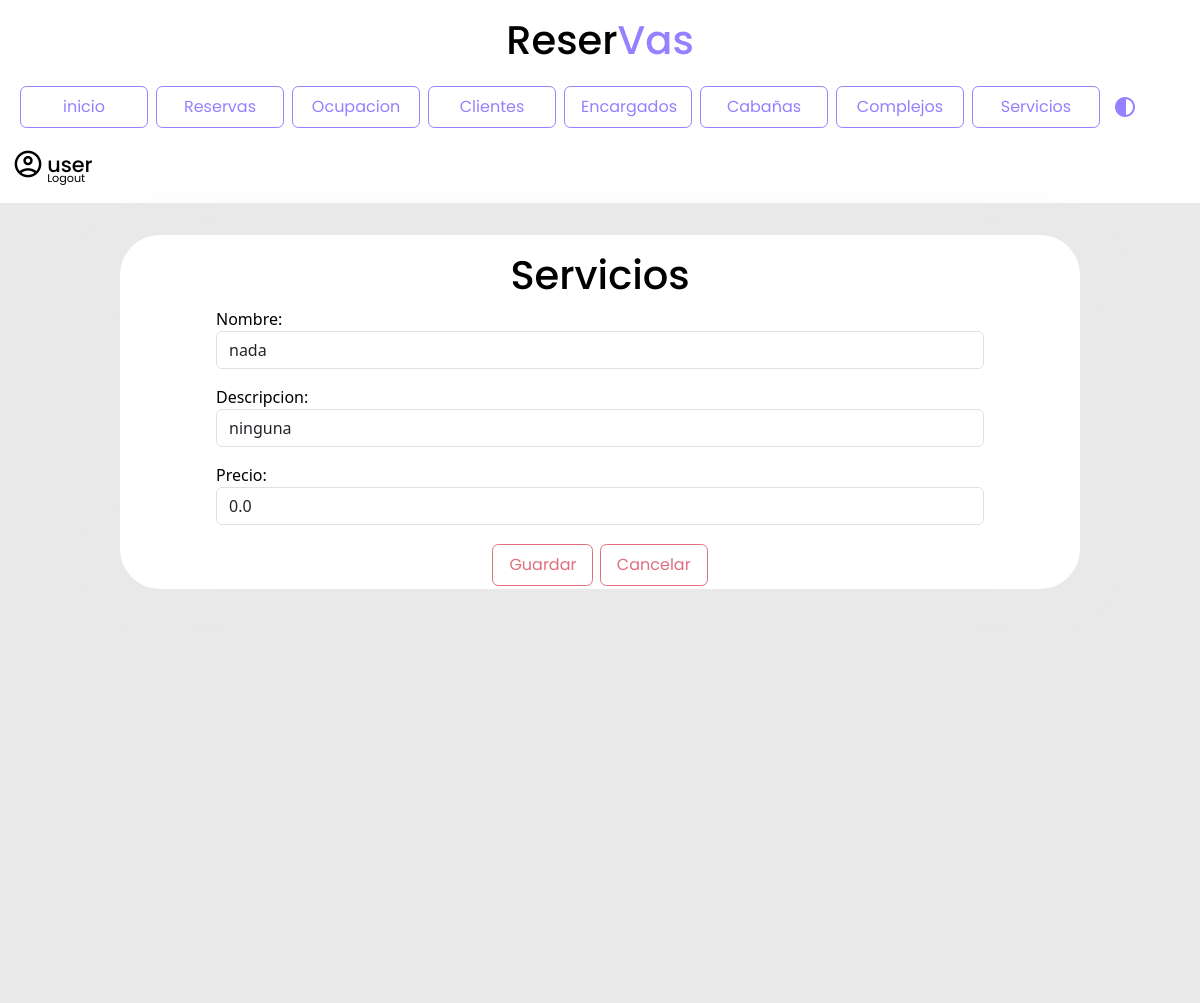
/servicios/servicioModif/1/ (signed in), run on the app's committed database.
### reservas/models.py (models this page shows, shortened)
class Servicio(models.Model):
    nombre = models.CharField(max_length=20)
    descripcion = models.CharField(default="ninguna", max_length=150)
    precio = models.FloatField(default=0, max_length=20)

### reservas/views.py (the view)
# urls.py: path('servicios/servicioModif/<int:pk>/', views.modif_servicio.as_view(), name='modif_servicio'),
class modif_servicio(LoginRequiredMixin, UpdateView):
    login_url = '/login/'
    model = Servicio
    form_class = formServicio
    template_name = 'form_servicio.html'
    success_url = reverse_lazy('lista_servicios')

### reservas/forms.py
class formServicio(forms.ModelForm):
    class Meta:
        model = Servicio
        fields = ('nombre', 'descripcion', 'precio')
        widgets = {
            'nombre': forms.TextInput(attrs={'class': 'form-control', 'placeholder': 'Ingrese el Nombre'}),
            'descripcion': forms.TextInput(attrs={'class': 'form-control', 'placeholder': 'Ingrese la Descripción'}),
            'precio': forms.NumberInput(attrs={'class': 'form-control', 'placeholder': 'Ingrese el Precio'}),
        }

### reservas/templates/form_servicio.html (shortened to what this page needs)
{% include 'navbar.html' %}
{% load static %}
{% block content %}
<div class="contenedorForm">
    <div class="formulario">
        <div class="row">
            <h1 class="titulo">Servicios</h1>
            <form method="post" enctype="multipart/form-data">
                {{form.as_p}}
                <div class="contenedorBotones">
                    <button class="botonSecundario" type="submit">Guardar</button>
                    <a class="botonSecundario" href="{% url 'lista_servicios' %}">Cancelar</a>
                </div>
            </form>
        </div>
    </div>
</div>
{% endblock %}

### reservas/templates/navbar.html (shortened to what this page needs)
{% extends 'base.html' %}
{% load static %}
{% block content %}
<header>
    <h1>Reser<span>Vas</span></h1>
</header>
<nav class="navbar navbar-expand-lg">
    <div class="container-fluid">
        <div class="navbar collapse navbar-collapse" id="navbarSupportedContent" >
            <ul class="navbar-nav me-auto mb-2 mb-lg-0">
                <li class="nav-item">
                    <a class="botonPrimario" href="/">inicio</a>
                </li>
                <li class="nav-item">
                    <a class="botonPrimario" href="/reservas">Reservas</a>
                </li>
                <li class="nav-item">
                    <a class="botonPrimario" href="{% url 'cabanias_disponibles' %}">Ocupacion</a>
                </li>
                <li class="nav-item">
                    <a class="botonPrimario" href="/clientes">Clientes</a>
                </li>
                <li class="nav-item">
                    <a class="botonPrimario" href="/encargados">Encargados</a>
                </li>
                <li class="nav-item">
                    <a class="botonPrimario" href="/cabanias">Cabañas</a>
                </li>
                <li class="nav-item">
                    <a class="botonPrimario" href="/complejos">Complejos</a>
                </li>
                <li class="nav-item">
                    <a class="botonPrimario"  href="/servicios">Servicios</a>
                </li>
                <button type="button" class="btn dark-mode">
                    <span class="material-symbols-outlined" id="botonDarkMode">
                    </span>
                </button>
            </ul>
            <div class="contenedorUsuario">
                <span class="material-symbols-outlined">
                </span>
                <div>
                    {% if request.user.is_authenticated %}
                    <h4 class="user">{{ request.user.username }}</h4>
                    <a href="/logout/">Logout</a>
                    {% else %}
                    <a href="/login/">Login</a>
                    {% endif %}
                </div>
            </div>
        </div>
    </div>
</nav>
{% endblock %}

### reservas/static/css/general.css (style rules this page uses)
:root { --font-family: 'poppins' sans-serif ; --color-primary: #9381ff; --color-danger: #e16f7c; --color-white: #fff; --color-dark: #000; --color-cyan: #51D6FF; --color-Terciary:#ff8811; --color-dark-variant: #E8F1F2; --color-background: #e9e9e9; --card-border-radius: 2rem; --border-radius-1: 0.4rem; --border-radius-2: 1.2rem; --card-padding: 1.8rem; --padding-1: 1.2rem; --box-shadow: 0 1rem 2rem var(--color-light); --bs-emphasis-color:var(--color-danger); --bs-table-striped-color:var(--color-dark-variant) }
html, body { margin: 0; padding: 0; height: 100%; width: 100%; background-color: var(--color-background); }
.detalle h1,h3,h4,p { color: var(--color-dark); }
.navbar { background-color: var(--color-white); display: flex; margin: auto; }
.navbar a.botonPrimario { justify-content: center; width: 8rem; }
header { position: relative; background-color:var(--color-white); height: 4rem; font-family: 'poppins', sans-serif; text-align: center; }
header h1 { color: var(--color-dark); background-color: var(--color-white); position: relative; top: 1rem; }
header span { color: var(--color-primary); transition: ease .8s; }
.botonPrimario { padding: 1rem; font-family: 'poppins', sans-serif; font-size: 1rem; font-weight:400; line-height: 0.5; margin-left:0.5rem; margin-top:0.4rem ; display: inline-block; text-align: center; text-decoration: none; vertical-align: middle; cursor: pointer; border: 0.1rem solid var(--color-primary); border-radius: var(--border-radius-1); background-color: var(--color-white); user-select: none; transition:ease-in-out 0.35s all; width: 10rem; text-decoration: none; color: var(--color-primary); }
.botonSecundario { padding: 1rem; margin:0.2rem; font-family: 'poppins', sans-serif; font-size: 1rem; font-weight:400; line-height: 0.5; display: inline-block; text-align: center; text-decoration: none; vertical-align: middle; cursor: pointer; border: 0.1rem solid #e16f7c; border-radius: var(--border-radius-1); background-color: transparent; user-select: none; transition:ease-in-out 0.35s all; text-decoration: none; color: #e16f7c; }
.contenedorForm { height: 100%; width: 100%; background-color: var(--color-background); }
.formulario { position: relative; top: 2rem; width: 80%; margin: auto; background-color: var(--color-white); border-radius: 2.5rem; box-shadow: 0.05rem 0.05rem 4rem var(--color-background); }
p { width: 80%; margin: auto; }
.formulario h1 { color: var(--color-dark); font-family: 'poppins', sans-serif; text-align: center; margin-top: 1rem; }
.contenedorBotones { width: 100%; margin: auto; top: 0; display: flex; justify-content: center; }
label { color: var(--color-dark); display: inline-block; width: 150px; }
.contenedorUsuario { color: var(--color-dark); display: flex; flex-direction: row; transition: ease .8s; margin-right: 3rem; margin-top: 1rem; font-family: 'poppins', sans-serif; background-color: transparent; }
.contenedorUsuario span { margin-right: .2rem; font-size: 2rem; background-color: transparent; transition: ease .5s; }
.contenedorUsuario h4 { font-size: 1.3rem; margin-top: .3rem; transition: ease .5s; }
.contenedorUsuario div { display: flex; flex-direction: column; }
.contenedorUsuario div a { text-decoration: none; color: var(--color-dark); transition: ease .8s; margin-top: -1rem; font-size: .7rem; }
#botonDarkMode { color: var(--color-primary); margin-top: .5rem; }
a:link, a:visited, a:active { text-decoration: none; }

### data on the page
Servicio: nombre "nada", descripcion "ninguna", precio "0.0"

### other printed values
{{ request.user.username }} "user"
